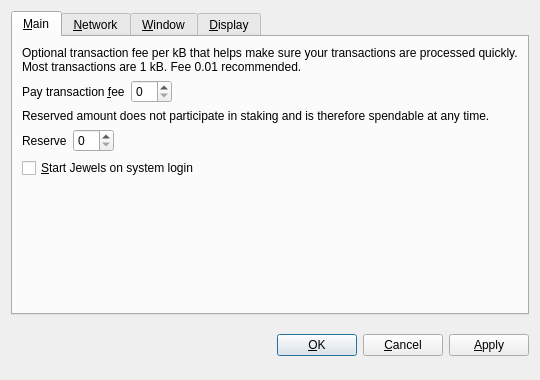
<?xml version="1.0" encoding="UTF-8"?>
<ui version="4.0">
 <class>OptionsDialog</class>
 <widget class="QDialog" name="OptionsDialog">
  <property name="geometry">
   <rect>
    <x>0</x>
    <y>0</y>
    <width>540</width>
    <height>380</height>
   </rect>
  </property>
  <property name="windowTitle">
   <string>Options</string>
  </property>
  <property name="modal">
   <bool>true</bool>
  </property>
  <layout class="QVBoxLayout" name="verticalLayout">
   <item>
    <widget class="QTabWidget" name="tabWidget">
     <property name="tabPosition">
      <enum>QTabWidget::North</enum>
     </property>
     <property name="currentIndex">
      <number>0</number>
     </property>
     <widget class="QWidget" name="tabMain">
      <attribute name="title">
       <string>&amp;Main</string>
      </attribute>
      <layout class="QVBoxLayout" name="verticalLayout_Main">
       <item>
        <widget class="QLabel" name="transactionFeeInfoLabel">
         <property name="text">
          <string>Optional transaction fee per kB that helps make sure your transactions are processed quickly. Most transactions are 1 kB. Fee 0.01 recommended.</string>
         </property>
         <property name="textFormat">
          <enum>Qt::PlainText</enum>
         </property>
         <property name="wordWrap">
          <bool>true</bool>
         </property>
        </widget>
       </item>
       <item>
        <layout class="QHBoxLayout" name="horizontalLayoutFee">
         <item>
          <widget class="QLabel" name="transactionFeeLabel">
           <property name="text">
            <string>Pay transaction &amp;fee</string>
           </property>
           <property name="textFormat">
            <enum>Qt::PlainText</enum>
           </property>
           <property name="buddy">
            <cstring>transactionFee</cstring>
           </property>
          </widget>
         </item>
         <item>
          <widget class="BitcoinAmountField" name="transactionFee"/>
         </item>
         <item>
          <spacer name="horizontalSpacerFee">
           <property name="orientation">
            <enum>Qt::Horizontal</enum>
           </property>
           <property name="sizeHint" stdset="0">
            <size>
             <width>40</width>
             <height>20</height>
            </size>
           </property>
          </spacer>
         </item>
        </layout>
       </item>
       <item>
        <widget class="QLabel" name="reserveBalanceInfoLabel">
         <property name="text">
          <string>Reserved amount does not participate in staking and is therefore spendable at any time.</string>
         </property>
         <property name="textFormat">
          <enum>Qt::PlainText</enum>
         </property>
         <property name="wordWrap">
          <bool>true</bool>
         </property>
        </widget>
       </item>
       <item>
        <layout class="QHBoxLayout" name="horizontalLayoutReserveBalance">
         <item>
          <widget class="QLabel" name="reserveBalanceLabel">
           <property name="text">
            <string>Reserve</string>
           </property>
           <property name="textFormat">
            <enum>Qt::PlainText</enum>
           </property>
           <property name="buddy">
            <cstring>reserveBalance</cstring>
           </property>
          </widget>
         </item>
         <item>
          <widget class="BitcoinAmountField" name="reserveBalance"/>
         </item>
         <item>
          <spacer name="horizontalSpacerReserveBalance">
           <property name="orientation">
            <enum>Qt::Horizontal</enum>
           </property>
           <property name="sizeHint" stdset="0">
            <size>
             <width>40</width>
             <height>20</height>
            </size>
           </property>
          </spacer>
         </item>
        </layout>
       </item>
       <item>
        <widget class="QCheckBox" name="bitcoinAtStartup">
         <property name="toolTip">
          <string>Automatically start Jewels after logging in to the system.</string>
         </property>
         <property name="text">
          <string>&amp;Start Jewels on system login</string>
         </property>
        </widget>
       </item>
       <item>
        <spacer name="verticalSpacer_Main">
         <property name="orientation">
          <enum>Qt::Vertical</enum>
         </property>
         <property name="sizeHint" stdset="0">
          <size>
           <width>20</width>
           <height>40</height>
          </size>
         </property>
        </spacer>
       </item>
      </layout>
     </widget>
     <widget class="QWidget" name="tabNetwork">
      <attribute name="title">
       <string>&amp;Network</string>
      </attribute>
      <layout class="QVBoxLayout" name="verticalLayout_Network">
       <item>
        <widget class="QCheckBox" name="mapPortUpnp">
         <property name="toolTip">
          <string>Automatically open the Jewels client port on the router. This only works when your router supports UPnP and it is enabled.</string>
         </property>
         <property name="text">
          <string>Map port using &amp;UPnP</string>
         </property>
        </widget>
       </item>
       <item>
        <widget class="QCheckBox" name="connectSocks">
         <property name="toolTip">
          <string>Connect to the Jewels network through a SOCKS5 proxy (e.g. when connecting through Tor).</string>
         </property>
         <property name="text">
          <string>&amp;Connect through SOCKS5 proxy:</string>
         </property>
        </widget>
       </item>
       <item>
        <layout class="QHBoxLayout" name="horizontalLayout_Network">
         <item>
          <widget class="QLabel" name="proxyIpLabel">
           <property name="text">
            <string>Proxy &amp;IP:</string>
           </property>
           <property name="textFormat">
            <enum>Qt::PlainText</enum>
           </property>
           <property name="buddy">
            <cstring>proxyIp</cstring>
           </property>
          </widget>
         </item>
         <item>
          <widget class="QValidatedLineEdit" name="proxyIp">
           <property name="maximumSize">
            <size>
             <width>140</width>
             <height>16777215</height>
            </size>
           </property>
           <property name="toolTip">
            <string>IP address of the proxy (e.g. 127.0.0.1)</string>
           </property>
          </widget>
         </item>
         <item>
          <widget class="QLabel" name="proxyPortLabel">
           <property name="text">
            <string>&amp;Port:</string>
           </property>
           <property name="textFormat">
            <enum>Qt::PlainText</enum>
           </property>
           <property name="buddy">
            <cstring>proxyPort</cstring>
           </property>
          </widget>
         </item>
         <item>
          <widget class="QLineEdit" name="proxyPort">
           <property name="maximumSize">
            <size>
             <width>55</width>
             <height>16777215</height>
            </size>
           </property>
           <property name="toolTip">
            <string>Port of the proxy (e.g. 9050)</string>
           </property>
          </widget>
         </item>
         <item>
          <spacer name="horizontalSpacer_Network">
           <property name="orientation">
            <enum>Qt::Horizontal</enum>
           </property>
           <property name="sizeHint" stdset="0">
            <size>
             <width>40</width>
             <height>20</height>
            </size>
           </property>
          </spacer>
         </item>
        </layout>
       </item>
       <item>
        <spacer name="verticalSpacer_Network">
         <property name="orientation">
          <enum>Qt::Vertical</enum>
         </property>
         <property name="sizeHint" stdset="0">
          <size>
           <width>20</width>
           <height>40</height>
          </size>
         </property>
        </spacer>
       </item>
      </layout>
     </widget>
     <widget class="QWidget" name="tabWindow">
      <attribute name="title">
       <string>&amp;Window</string>
      </attribute>
      <layout class="QVBoxLayout" name="verticalLayout_Window">
       <item>
        <widget class="QCheckBox" name="minimizeToTray">
         <property name="toolTip">
          <string>Show only a tray icon after minimizing the window.</string>
         </property>
         <property name="text">
          <string>&amp;Minimize to the tray instead of the taskbar</string>
         </property>
        </widget>
       </item>
       <item>
        <widget class="QCheckBox" name="minimizeOnClose">
         <property name="toolTip">
          <string>Minimize instead of exit the application when the window is closed. When this option is enabled, the application will be closed only after selecting Quit in the menu.</string>
         </property>
         <property name="text">
          <string>M&amp;inimize on close</string>
         </property>
        </widget>
       </item>
       <item>
        <spacer name="verticalSpacer_Window">
         <property name="orientation">
          <enum>Qt::Vertical</enum>
         </property>
         <property name="sizeHint" stdset="0">
          <size>
           <width>20</width>
           <height>40</height>
          </size>
         </property>
        </spacer>
       </item>
      </layout>
     </widget>
     <widget class="QWidget" name="tabDisplay">
      <attribute name="title">
       <string>&amp;Display</string>
      </attribute>
      <layout class="QVBoxLayout" name="verticalLayout_Display">
       <item>
        <layout class="QHBoxLayout" name="horizontalLayout_1_Display">
         <item>
          <widget class="QLabel" name="langLabel">
           <property name="text">
            <string>User Interface &amp;language:</string>
           </property>
           <property name="textFormat">
            <enum>Qt::PlainText</enum>
           </property>
           <property name="buddy">
            <cstring>lang</cstring>
           </property>
          </widget>
         </item>
         <item>
          <widget class="QValueComboBox" name="lang">
           <property name="toolTip">
            <string>The user interface language can be set here. This setting will take effect after restarting Jewels.</string>
           </property>
          </widget>
         </item>
        </layout>
       </item>
       <item>
        <layout class="QHBoxLayout" name="horizontalLayout_2_Display">
         <item>
          <widget class="QLabel" name="unitLabel">
           <property name="text">
            <string>&amp;Unit to show amounts in:</string>
           </property>
           <property name="textFormat">
            <enum>Qt::PlainText</enum>
           </property>
           <property name="buddy">
            <cstring>unit</cstring>
           </property>
          </widget>
         </item>
         <item>
          <widget class="QValueComboBox" name="unit">
           <property name="toolTip">
            <string>Choose the default subdivision unit to show in the interface and when sending coins.</string>
           </property>
          </widget>
         </item>
        </layout>
       </item>
       <item>
        <widget class="QCheckBox" name="coinControlFeatures">
         <property name="toolTip">
          <string>Whether to show coin control features or not.</string>
         </property>
         <property name="text">
          <string>Display coin &amp;control features (experts only!)</string>
         </property>
        </widget>
       </item>
       <item>
        <widget class="QCheckBox" name="useBlackTheme">
         <property name="text">
          <string>Use black visual theme (requires restart)</string>
         </property>
        </widget>
       </item>
       <item>
        <spacer name="verticalSpacer_Display">
         <property name="orientation">
          <enum>Qt::Vertical</enum>
         </property>
         <property name="sizeHint" stdset="0">
          <size>
           <width>20</width>
           <height>40</height>
          </size>
         </property>
        </spacer>
       </item>
      </layout>
     </widget>
    </widget>
   </item>
   <item>
    <layout class="QHBoxLayout" name="horizontalLayout_Buttons">
     <item>
      <spacer name="horizontalSpacer_1">
       <property name="orientation">
        <enum>Qt::Horizontal</enum>
       </property>
       <property name="sizeHint" stdset="0">
        <size>
         <width>40</width>
         <height>48</height>
        </size>
       </property>
      </spacer>
     </item>
     <item>
      <widget class="QLabel" name="statusLabel">
       <property name="font">
        <font>
         <weight>75</weight>
         <bold>true</bold>
        </font>
       </property>
       <property name="text">
        <string/>
       </property>
       <property name="textFormat">
        <enum>Qt::PlainText</enum>
       </property>
       <property name="wordWrap">
        <bool>true</bool>
       </property>
      </widget>
     </item>
     <item>
      <spacer name="horizontalSpacer_2">
       <property name="orientation">
        <enum>Qt::Horizontal</enum>
       </property>
       <property name="sizeHint" stdset="0">
        <size>
         <width>40</width>
         <height>48</height>
        </size>
       </property>
      </spacer>
     </item>
     <item>
      <widget class="QPushButton" name="okButton">
       <property name="text">
        <string>&amp;OK</string>
       </property>
      </widget>
     </item>
     <item>
      <widget class="QPushButton" name="cancelButton">
       <property name="text">
        <string>&amp;Cancel</string>
       </property>
       <property name="autoDefault">
        <bool>false</bool>
       </property>
      </widget>
     </item>
     <item>
      <widget class="QPushButton" name="applyButton">
       <property name="text">
        <string>&amp;Apply</string>
       </property>
       <property name="autoDefault">
        <bool>false</bool>
       </property>
      </widget>
     </item>
    </layout>
   </item>
  </layout>
 </widget>
 <customwidgets>
  <customwidget>
   <class>BitcoinAmountField</class>
   <extends>QSpinBox</extends>
   <header>bitcoinamountfield.h</header>
  </customwidget>
  <customwidget>
   <class>QValueComboBox</class>
   <extends>QComboBox</extends>
   <header>qvaluecombobox.h</header>
  </customwidget>
  <customwidget>
   <class>QValidatedLineEdit</class>
   <extends>QLineEdit</extends>
   <header>qvalidatedlineedit.h</header>
  </customwidget>
 </customwidgets>
 <resources/>
 <connections/>
</ui>
